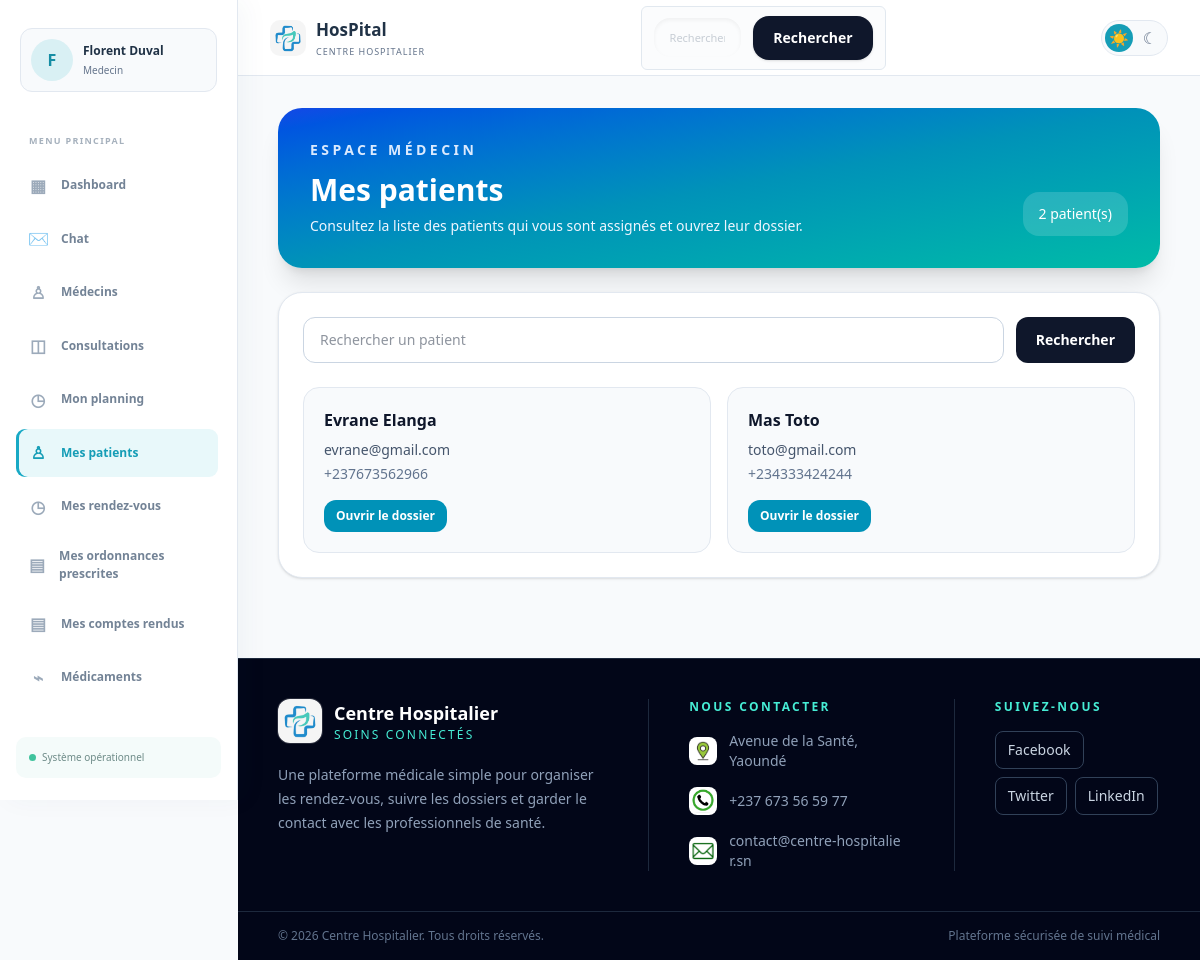
Screenshot of /patients/medecin/ (signed in) with the database file from the repository.
### hopital/models.py (models this page shows, shortened)
class CustomUser(AbstractUser):
    ROLE_CHOICES = [
        ('user', 'Utilisateur'),
        ('medecin', 'Medecin'),
        ('admin', 'Administrateur'),
        ('secretaire', 'Secretaire'),
    ]
    role = models.CharField(max_length=20, choices=ROLE_CHOICES, default='user')
    nom = models.CharField(max_length=100, blank=True, null=True)
    prenom = models.CharField(max_length=100, blank=True, null=True)
    sexe = models.CharField(max_length=10, blank=True, null=True)
    telephone = models.CharField(max_length=20, blank=True, null=True)
    adresse = models.CharField(max_length=255, blank=True, default='')
    specialite = models.CharField(max_length=100, blank=True, default='')
    langues = models.CharField(max_length=255, blank=True, default='')
    photo_profil = models.ImageField(upload_to='profils/', blank=True, null=True)
    date_naissance = models.DateField(blank=True, null=True)
    medecin_traitant = models.ForeignKey(
        'self',
        on_delete=models.SET_NULL,
        null=True,
        blank=True,
        related_name='patients_suivis'
    )

### hopital/views.py (the view, shortened to what this page needs)
# urls.py: path('patients/medecin/', medecin_patients, name='medecin_patients'),
@login_required
def medecin_patients(request):
    if request.user.role != 'medecin':
        return redirect('hboard')
    search_query = request.GET.get('q', '').strip()
    patients = CustomUser.objects.filter(
        role__in=['user', 'patient'],
        medecin_traitant=request.user,
    ).order_by('nom', 'prenom')
    patients, extra_query = paginate_queryset(request, patients, 10, page_param='page_medecin_patients')
    return render(request, 'medecin-patients.html', {
        'patients_list': patients,
        'search_query': search_query,
        'extra_query': extra_query,
    })

### hopital/context_processors.py (called while the page is built)
def chat_notifications(request):
    if not request.user.is_authenticated:
        return {'unread_chat_count': 0}
    return {
        'unread_chat_count': ChatMessage.objects.filter(
            receiver=request.user,
            is_read=False,
        ).count(),
    }

### hopital/utils.py (called while the page is built)
def paginate_queryset(request, queryset, per_page=6, page_param='page'):
    paginator = Paginator(queryset, per_page)
    page_number = request.GET.get(page_param, 1)
    try:
        page_obj = paginator.page(page_number)
    except PageNotAnInteger:
        page_obj = paginator.page(1)
    except EmptyPage:
        page_obj = paginator.page(paginator.num_pages)
    extra_query = get_query_string(request, exclude=[page_param])
    return page_obj, extra_query

def get_query_string(request, exclude=None):
    params = request.GET.copy()
    exclude = exclude or []
    for key in exclude:
        params.pop(key, None)
    return params.urlencode()

### hopital/templates/medecin-patients.html (shortened to what this page needs)
{% load static %}
<!DOCTYPE html>
<html lang="fr">
<head>
    <link rel="stylesheet" href="{% static 'css/style.css' %}">
    <link rel="stylesheet" href="{% static 'css/hboard.css' %}">
    <link rel="stylesheet" href="{% static 'output.css' %}">
    <script src="https://cdn.jsdelivr.net/npm/@tailwindcss/browser@4"></script>
</head>
<body class="min-h-screen bg-slate-50 text-slate-800">
    {% include 'header.html' %}
    <main class="mx-auto max-w-7xl px-5 py-8 sm:px-8 lg:px-10">
        <section class="rounded-3xl bg-linear-to-br from-blue-700 via-cyan-600 to-teal-500 p-6 text-white shadow-xl sm:p-8">
            <p class="text-sm font-semibold uppercase tracking-[0.25em] text-blue-100">Espace médecin</p>
            <div class="mt-3 flex flex-col gap-4 sm:flex-row sm:items-end sm:justify-between">
                <div>
                    <h1 class="text-3xl font-semibold">Mes patients</h1>
                    <p class="mt-2 max-w-xl text-sm text-blue-50">Consultez la liste des patients qui vous sont assignés et ouvrez leur dossier.</p>
                </div>
                <span class="rounded-2xl bg-white/15 px-4 py-3 text-sm">{{ patients_list.paginator.count }} patient(s)</span>
            </div>
        </section>
        <section class="mt-6 rounded-3xl border border-slate-200 bg-white p-5 shadow-sm sm:p-6">
            <form method="get" class="mb-6 flex flex-col gap-3 sm:flex-row">
                <input type="search" name="q" value="{{ search_query }}" placeholder="Rechercher un patient" class="w-full rounded-xl border border-slate-300 px-4 py-3 text-sm outline-none focus:border-cyan-500">
                <button type="submit" class="rounded-xl bg-slate-900 px-5 py-3 text-sm font-semibold text-white transition hover:bg-slate-700">Rechercher</button>
            </form>
            {% if patients_list %}
            <div class="grid gap-4 md:grid-cols-2">
                {% for patient in patients_list %}
                <article class="rounded-2xl border border-slate-200 bg-slate-50 p-5 transition hover:border-cyan-400 hover:bg-cyan-50">
                    <a href="{% url 'patient_detail' patient.pk %}" class="font-semibold text-slate-900 hover:text-cyan-700">{{ patient.prenom|default:'' }} {{ patient.nom|default:'' }}</a>
                    <p class="mt-2 text-sm text-slate-600">{{ patient.email|default:'Aucun email' }}</p>
                    {% if patient.telephone %}<p class="mt-1 text-sm text-slate-500">{{ patient.telephone }}</p>{% endif %}
                    <a href="{% url 'patient_detail' patient.pk %}" class="mt-4 inline-flex rounded-xl bg-cyan-600 px-3 py-2 text-xs font-semibold text-white transition hover:bg-cyan-700">Ouvrir le dossier</a>
                </article>
                {% endfor %}
            </div>
            {% else %}
            <p class="py-8 text-center text-sm text-slate-500">Aucun patient ne vous est assigné pour le moment.</p>
            {% endif %}
        </section>
    </main>
    {% include 'footer.html' %}
</body>
</html>

### hopital/templates/header.html (shortened to what this page needs)
{% load static %}
<aside class="app-sidebar" id="app-sidebar" data-app-sidebar>
    <a href="{% url 'parametres' %}" class="sidebar-profile">
        {% if request.user.photo_profil %}
            <img src="{{ request.user.photo_profil.url }}" alt="Photo de {{ request.user.prenom|default:request.user.username }}">
        {% else %}
            <span class="sidebar-profile-fallback">{{ request.user.prenom|default:request.user.username|first|upper }}</span>
        {% endif %}
        <span class="sidebar-profile-info"><strong>{{ request.user.prenom|default:'' }} {{ request.user.nom|default:'' }}</strong><small>{{ request.user.get_role_display|default:'Utilisateur' }}</small></span>
    </a>
    <nav class="app-sidebar-nav" aria-label="Navigation principale">
        <p class="app-nav-label">Menu principal</p>
        <a class="app-nav-link {% if request.resolver_match.url_name == 'hboard' %}is-active{% endif %}" href="{% url 'hboard' %}"><span aria-hidden="true">▦</span>Dashboard</a>
        <a class="app-nav-link chat-nav-link " href="{% url 'chat_inbox' %}"><span class="chat-icon" aria-hidden="true">✉</span><span class="app-nav-link-label">Chat</span></a>
        <a class="app-nav-link {% if request.resolver_match.url_name == 'medecin-list' %}is-active{% endif %}" href="{% url 'medecin-list' %}"><span aria-hidden="true">♙</span>Médecins</a>
        <a class="app-nav-link " href="{% if request.user.role == 'medecin' %}{% url 'medecin_consultation' %}{% elif request.user.role == 'user' or request.user.role == 'patient' %}{% url 'patient_consultation' %}{% else %}{% url 'staff_consultations' %}{% endif %}"><span aria-hidden="true">◫</span>Consultations</a>
        <a class="app-nav-link {% if request.resolver_match.url_name == 'medecin_planning' %}is-active{% endif %}" href="{% if request.user.role == 'medecin' %}{% url 'medecin_planning' %}{% else %}{% url 'medecin-list' %}{% endif %}"><span aria-hidden="true">◷</span>Mon planning</a>
        {% if request.user.role == 'medecin' %}
        <a class="app-nav-link {% if request.resolver_match.url_name == 'medecin_patients' %}is-active{% endif %}" href="{% url 'medecin_patients' %}"><span aria-hidden="true">♙</span>Mes patients</a>
        <a class="app-nav-link {% if request.resolver_match.url_name == 'medecin_rendez_vous' %}is-active{% endif %}" href="{% url 'medecin_rendez_vous' %}"><span aria-hidden="true">◷</span>Mes rendez-vous</a>
        <a class="app-nav-link {% if request.resolver_match.url_name == 'medecin_ordonnances' %}is-active{% endif %}" href="{% url 'medecin_ordonnances' %}"><span aria-hidden="true">▤</span>Mes ordonnances prescrites</a>
        {% endif %}
        {% if request.user.role == 'medecin' %}
        <a class="app-nav-link {% if request.resolver_match.url_name == 'medecin_exam_reports' %}is-active{% endif %}" href="{% url 'medecin_exam_reports' %}"><span aria-hidden="true">▤</span>Mes comptes rendus</a>
        {% endif %}
        <a class="app-nav-link {% if request.resolver_match.url_name == 'stock_medicaments' %}is-active{% endif %}" href="{% url 'stock_medicaments' %}"><span aria-hidden="true">⌁</span>Médicaments</a>
        <p class="app-nav-label app-nav-label-spaced">Compte</p>
    </nav>
    <div class="app-sidebar-footer"><span></span>Système opérationnel</div>
</aside>
<header class="app-header">
    <nav class="app-header-nav">
        <a href="{% url 'hboard' %}" class="app-header-brand">
            <img src="{% static 'images/hos.png' %}" alt="Logo HosPital" class="app-header-logo">
            <span><strong>HosPital</strong><small>Centre hospitalier</small></span>
        </a>
        <div class="search-box">
                <form method="get" action="{% url 'hboard' %}" title="saisissez le nom de l'utilisateur" class="flex flex-col gap-3 sm:flex-row sm:items-center">
                    <div class="relative w-full">
                        <input type="text" name="q" value="{{ search_results.query|default:'' }}" placeholder="Rechercher un patient, un médecin, une consultation ou une chambre" class="w-full rounded-2xl border border-slate-200 bg-slate-50 px-4 py-3 text-sm text-slate-800 shadow-inner outline-none transition focus:border-cyan-500 focus:bg-white focus:ring-4 focus:ring-cyan-100">
                    </div>
                    <button type="submit" class="rounded-2xl bg-slate-900 px-5 py-3 text-sm font-semibold text-white shadow-sm transition hover:bg-slate-700">Rechercher</button>
                </form>
            </div>
        <div class="app-header-actions">
            <div class="theme-switcher" role="group" aria-label="Choisir le thème">
                <button type="button" class="theme-button" data-theme-choice="light" aria-label="Activer le thème clair" title="Thème clair">☀</button>
                <button type="button" class="theme-button" data-theme-choice="dark" aria-label="Activer le thème sombre" title="Thème sombre">☾</button>
            </div>
        </div>
    </nav>
</header>

### hopital/static/css/style.css (style rules this page uses)
:root { color-scheme: light; --theme-page: #f8fafc; --theme-surface: #ffffff; --theme-text: #203246; --theme-muted: #64748b; --theme-border: #e2e8f0; }
body { transition: background-color .2s ease, color .2s ease; }
.theme-switcher { display: inline-flex; align-items: center; gap: 3px; padding: 3px; border: 1px solid var(--theme-border); border-radius: 999px; background: var(--theme-page); }
.theme-button { display: grid; place-items: center; width: 28px; height: 28px; border: 0; border-radius: 50%; background: transparent; color: var(--theme-muted); cursor: pointer; font-size: 16px; line-height: 1; transition: background-color .2s ease, color .2s ease, transform .2s ease; }
.theme-button.is-selected { background: #159db6; color: #ffffff; }
.app-sidebar { position: fixed; inset: 0 auto 0 0; z-index: 40; display: flex; width: 238px; height: 100vh; flex-direction: column; overflow: hidden; padding: 28px 16px 22px; border-right: 1px solid var(--theme-border, #e2e8f0); background: var(--theme-surface, #fff); box-shadow: 8px 0 25px rgba(30, 64, 90, .04); }
.app-sidebar-nav { display: flex; min-height: 0; margin-top: 42px; flex: 1; flex-direction: column; overflow-y: auto; padding-right: 3px; scrollbar-width: thin; }
.sidebar-profile { display: flex; align-items: center; gap: 10px; margin: 0 4px; padding: 10px; border: 1px solid var(--theme-border, #e2e8f0); border-radius: 12px; background: var(--theme-page, #f8fafc); color: var(--theme-text, #203246); text-decoration: none; }
.sidebar-profile img, .sidebar-profile-fallback { display: grid; width: 42px; height: 42px; flex: 0 0 42px; place-items: center; border-radius: 50%; object-fit: cover; background: #d9f0f4; color: #168da4; font-size: 16px; font-weight: 700; }
.sidebar-profile-info { min-width: 0; }
.sidebar-profile-info strong, .sidebar-profile-info small { display: block; overflow: hidden; text-overflow: ellipsis; white-space: nowrap; }
.sidebar-profile-info strong { font-size: 12px; }
.sidebar-profile-info small { margin-top: 3px; color: var(--theme-muted, #64748b); font-size: 10px; }
.app-nav-label { margin: 0 13px 11px; color: #a6b1bd; font-size: 9px; font-weight: 700; letter-spacing: 1.3px; text-transform: uppercase; }
.app-nav-label-spaced { margin-top: 30px; }
.app-nav-link { display: flex; align-items: center; gap: 14px; margin: 3px 0; padding: 11px 13px; border-radius: 9px; color: #738396; font-size: 12px; font-weight: 600; text-decoration: none; transition: .2s ease; }
.app-nav-link span { width: 18px; color: #9caaba; font-size: 17px; text-align: center; }
.app-nav-link .app-nav-link-label { width: auto; color: inherit; font-size: inherit; text-align: left; }
.chat-nav-link { position: relative; padding-right: 30px; }
.chat-nav-link .chat-icon { display: inline-flex; width: 18px; align-items: center; justify-content: center; color: inherit; font-size: 17px; }
.app-nav-link:hover, .app-nav-link.is-active { background: #e8f8fa; color: #159db6; }
.app-nav-link.is-active { box-shadow: inset 3px 0 #18a9c5; }
.app-nav-link.is-active span { color: #159db6; }
.app-sidebar-footer { margin-top: auto; padding: 13px; border-radius: 10px; background: #f4fbfa; color: #6e8b88; font-size: 10px; }
.app-sidebar-footer span { display: inline-block; width: 7px; height: 7px; margin-right: 6px; border-radius: 50%; background: #40c39d; }
.app-header { margin-left: 238px; border-bottom: 1px solid var(--theme-border, #e2e8f0); background: rgba(255, 255, 255, .9); backdrop-filter: blur(10px); }
.app-header-nav { display: flex; align-items: center; justify-content: space-between; max-width: 1280px; min-height: 75px; margin: 0 auto; padding: 0 32px; }
.app-header-brand { display: flex; align-items: center; gap: 10px; color: var(--theme-text, #203246); text-decoration: none; }
.app-header-logo { width: 36px; height: 36px; border-radius: 10px; object-fit: cover; }
.app-header-brand strong { display: block; font-size: 17px; }
.app-header-brand small { display: block; margin-top: 2px; color: var(--theme-muted, #64748b); font-size: 9px; letter-spacing: 1px; text-transform: uppercase; }
.app-header-actions { display: flex; align-items: center; gap: 16px; }
body:has(.app-sidebar) > main { margin-left: 238px; }

### hopital/static/css/hboard.css (style rules this page uses)
.search-box { display:flex;align-items:center;gap:9px;width:245px;padding:9px 12px;border:1px solid #e1e8ef;border-radius:6px;background:#fbfcfd;color:#93a0ad }
.search-box input { width:100%;border:0;outline:0;background:transparent;color:var(--ink);font-size:11px }

### rows the page displays
CustomUser: user.prenom|first "F", user.prenom "Florent", user.nom "Duval", user.role "Medecin"
CustomUser: prenom "Evrane", nom "Elanga", email "evrane@gmail.com", telephone "+237673562966"
CustomUser: prenom "Mas", nom "Toto", email "toto@gmail.com", telephone "+234333424244"

### other values shown
{{ patients_list.paginator.count }} "2"
